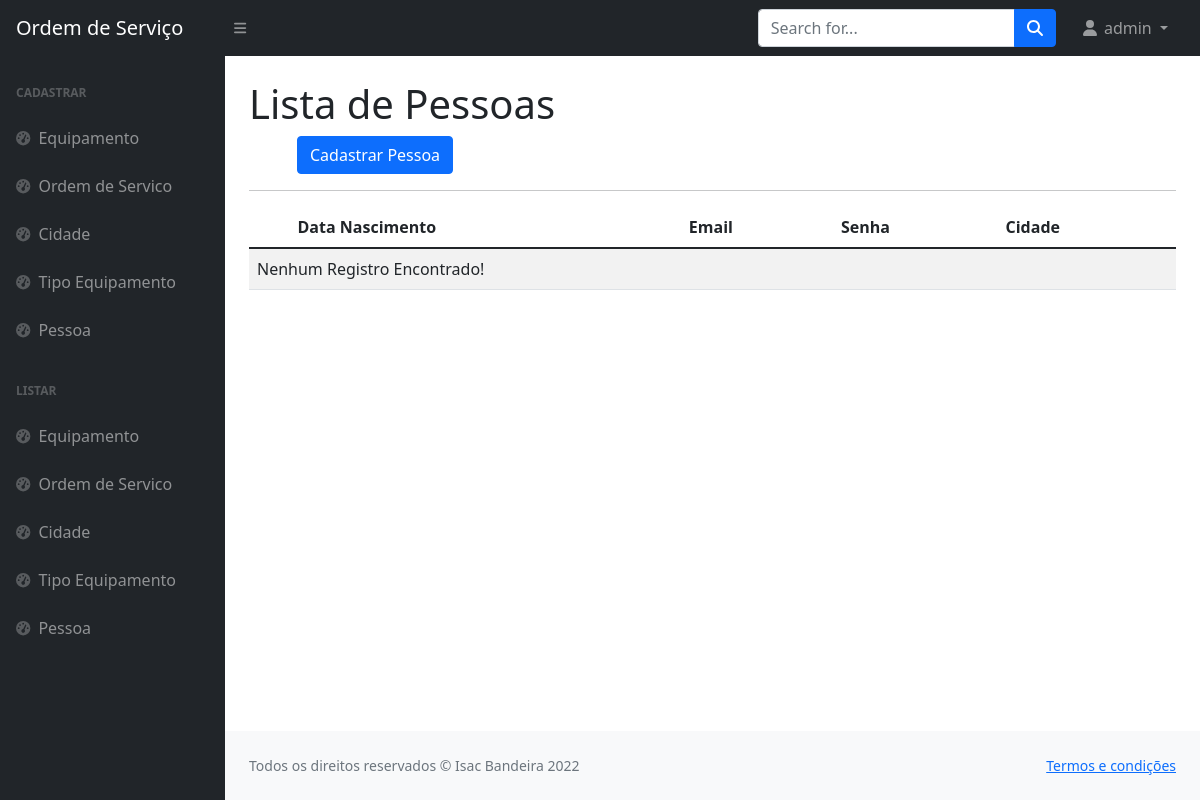
Page /listar/pessoa/ (signed in) on the earlier database version.
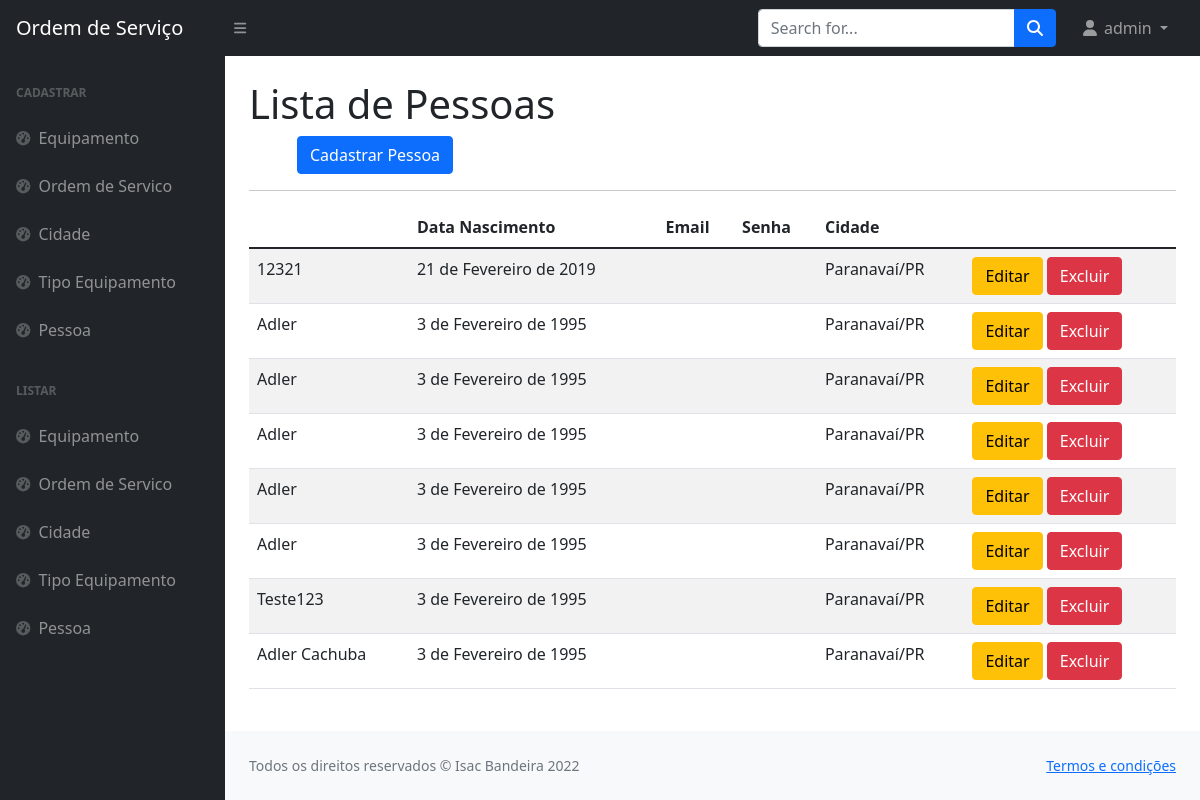
Same page on the later database version.
### paginas/models.py (models this page shows, shortened)
class Pessoa(models.Model):
    nome_completo = models.CharField(max_length=50, verbose_name="Nome da pessoa",
                                     help_text="Digite seu nome_os completo")
    nascimento = models.DateField(verbose_name='Data de nascimento')
    tipo_pessoa = models.CharField(max_length=2, choices=TIPO_PESSOA)
    cidade = models.ForeignKey(Cidade, on_delete=models.PROTECT)
    usuario = models.ForeignKey(User, on_delete=models.PROTECT)
    criado_em = models.DateTimeField(auto_now_add=True)
    atualizado_em = models.DateTimeField(auto_now=True)

class Cidade(models.Model):
    nome = models.CharField(max_length=100, verbose_name="Nome da cidade")
    estado = models.CharField(max_length=2, choices=ESTADOS)
    criado_em = models.DateTimeField(auto_now_add=True)
    atualizado_em = models.DateTimeField(auto_now=True)
    usuario = models.ForeignKey(User, on_delete=models.PROTECT)
    def __str__(self):
        return self.nome + "/" + self.estado

### paginas/views.py (the view)
# urls.py: path('listar/pessoa/', PessoaList.as_view(), name='listar-pessoa'),
class PessoaList(LoginRequiredMixin, GroupRequiredMixin, ListView):
    model = Pessoa
    template_name = 'paginas/listas/pessoa.html'
    group_required = u"Administrador"
    def get_queryset(self):
        self.object_list = Pessoa.objects.filter(usuario=self.request.user)
        return self.object_list

### paginas/templates/paginas/listas/pessoa.html
{% extends 'paginas/modelo.html' %}
{% load static %}
{% block conteudo %}
<h1 class="mt-4">Lista de Pessoas</h1>
<a href="{% url 'cadastrar-pessoa' %}" class="btn btn-primary float-right ms-5">Cadastrar Pessoa</a>
<hr>
<table class="table table-striped">
    <thead>
        <tr>
            <th>
            </th>
            <th>Data Nascimento</th>
            <th>Email</th>
            <th>Senha</th>
            <th>Cidade</th>
        </tr>
    </thead>
    <tbody>
        {% for obj in object_list %}
            <tr>
                <td>{{obj.nome_completo}}</td>
                <td>{{obj.nascimento}}</td>
                <td>{{obj.email}}</td>
                <td>{{obj.senha}}</td>
                <td>{{obj.cidade}}</td>
                <td>
                    <a href="{% url 'editar-pessoa' obj.pk %}" class="btn btn-warning">
                        Editar</a>
                    <a href="{% url 'excluir-pessoa' obj.pk %}" class="btn btn-danger">
                        Excluir</a>
                </td>
            </tr>
        {% empty %}
            <tr>
                <td colspan="100%">Nenhum Registro Encontrado!</td>
            </tr>
        {% endfor %}
    </tbody>
</table>
{% endblock %}

Differences in the rows shown:
now on this page (row edited): Pessoa: nome_completo "12321", nascimento "21 de Fevereiro de 2019", cidade "Paranavaí/PR"
now on this page (row edited): Pessoa: nome_completo "Adler", nascimento "3 de Fevereiro de 1995", cidade "Paranavaí/PR"
now on this page (row edited): Pessoa: nome_completo "Adler", nascimento "3 de Fevereiro de 1995", cidade "Paranavaí/PR"
now on this page (row edited): Pessoa: nome_completo "Adler", nascimento "3 de Fevereiro de 1995", cidade "Paranavaí/PR"
now on this page (row edited): Pessoa: nome_completo "Adler", nascimento "3 de Fevereiro de 1995", cidade "Paranavaí/PR"
now on this page (row edited): Pessoa: nome_completo "Adler", nascimento "3 de Fevereiro de 1995", cidade "Paranavaí/PR"
now on this page (row edited): Pessoa: nome_completo "Teste123", nascimento "3 de Fevereiro de 1995", cidade "Paranavaí/PR"
added Pessoa: nome_completo "Adler Cachuba", nascimento "3 de Fevereiro de 1995", cidade "Paranavaí/PR"
Other differences:
text no longer shown: "Nenhum Registro Encontrado!"
